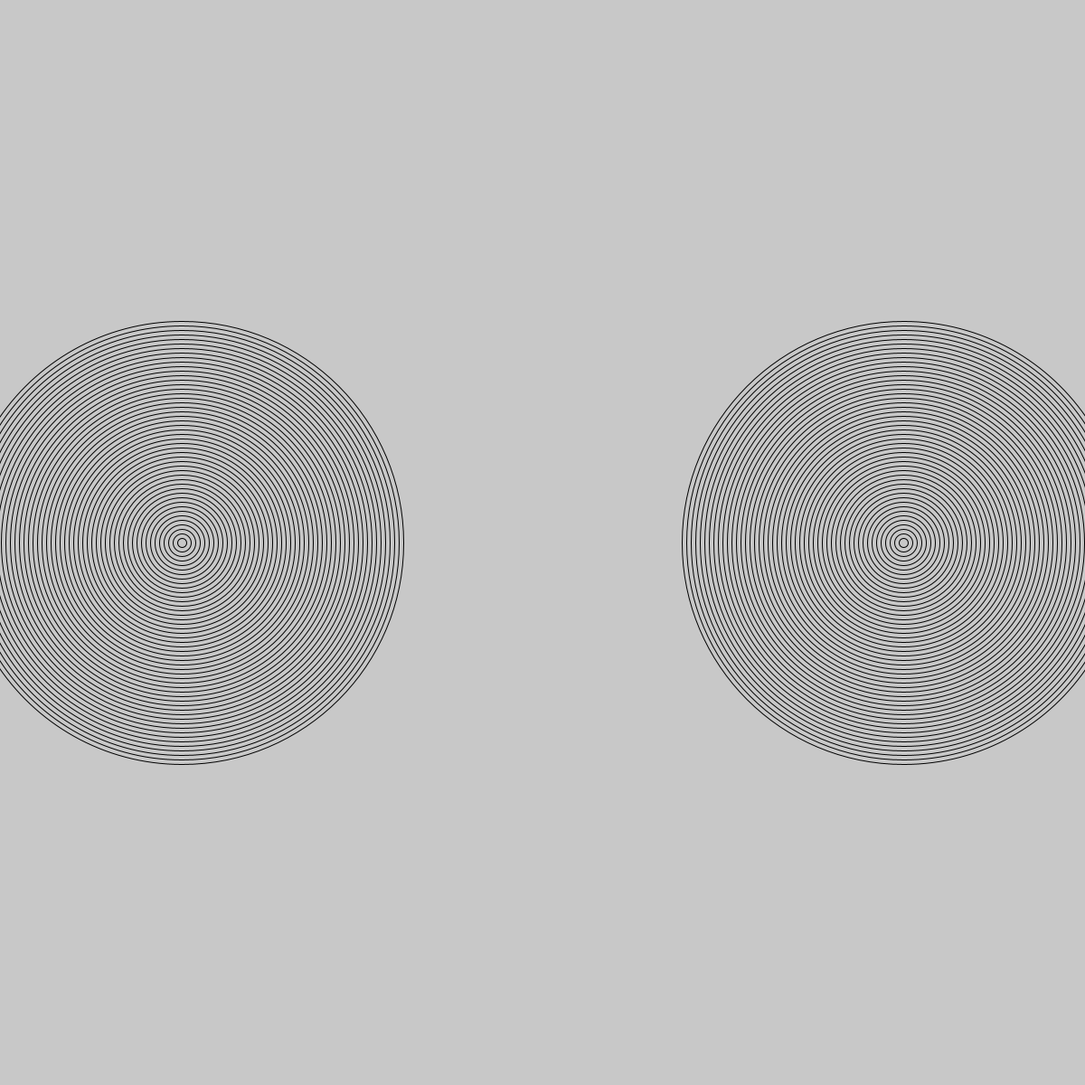
Frame 1 (no input)
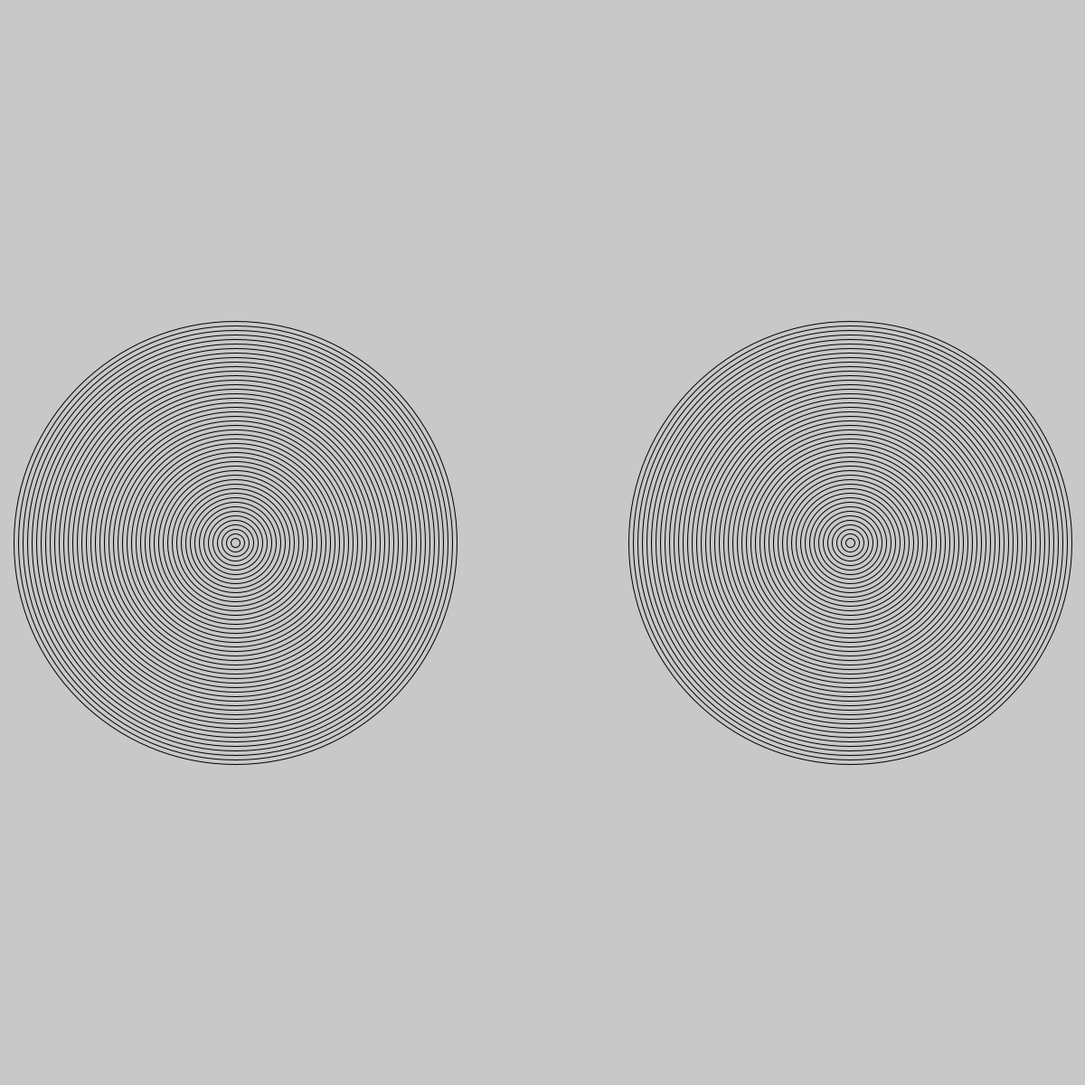
Frame 60 (the mouse pressed at the canvas centre just before this capture)
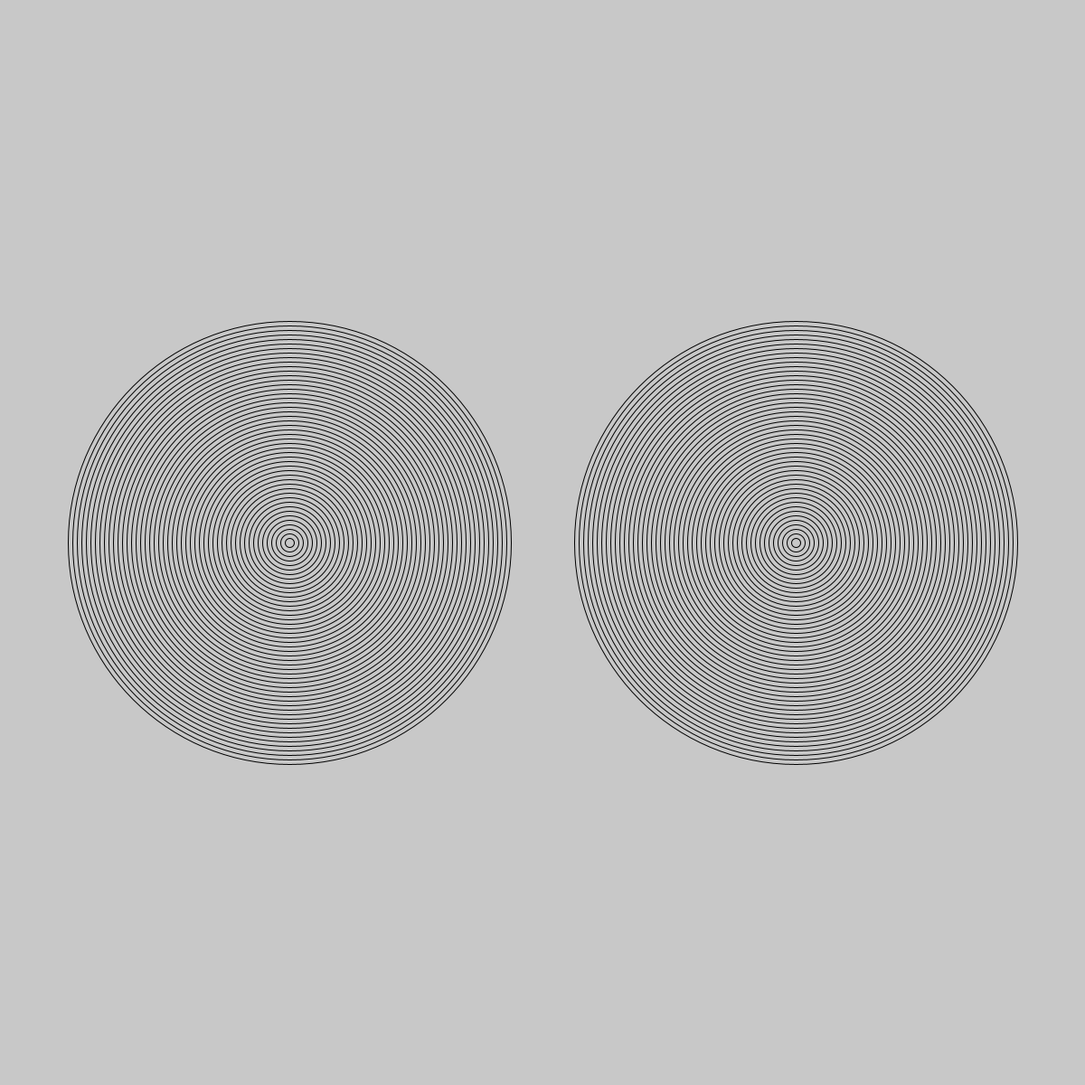
Frame 120 (the mouse held since frame 60 and released just before this capture)

The Processing sketch that drew these frames (run headless with seeded random() and noise(); from frame 60 on, the mouse is pressed at the canvas centre):

// Processing sketch: sketch_160427a
// ── sketch_160427a.pde
int x1 = 200;
int x2 = 1000;

void setup(){
size(1200, 1200);
}

void draw(){
  background(200);
  x1+=1;
  x2-=1;
for(int i = 0; i < 500; i+=10){
  noFill();
  ellipse(x1, 1200/2, i,i);
  ellipse(x2, 1200/2, i,i);
}
}
